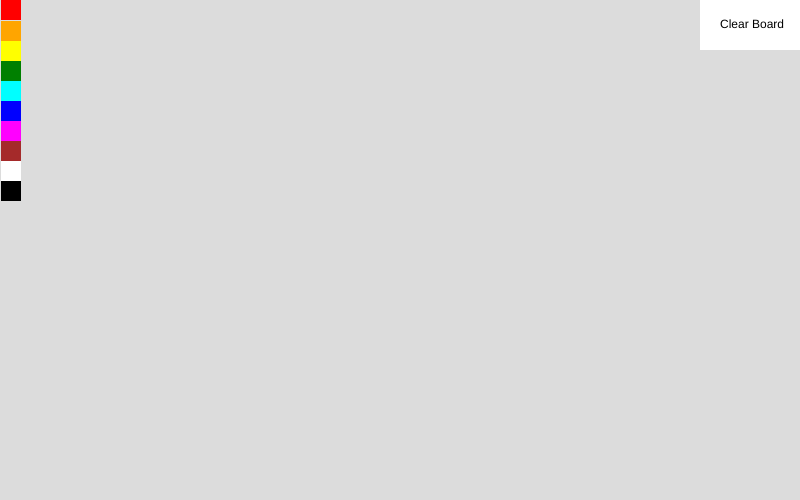
Frame 1 (no input)
Frame 60 (no input): identical to frame 1, image omitted
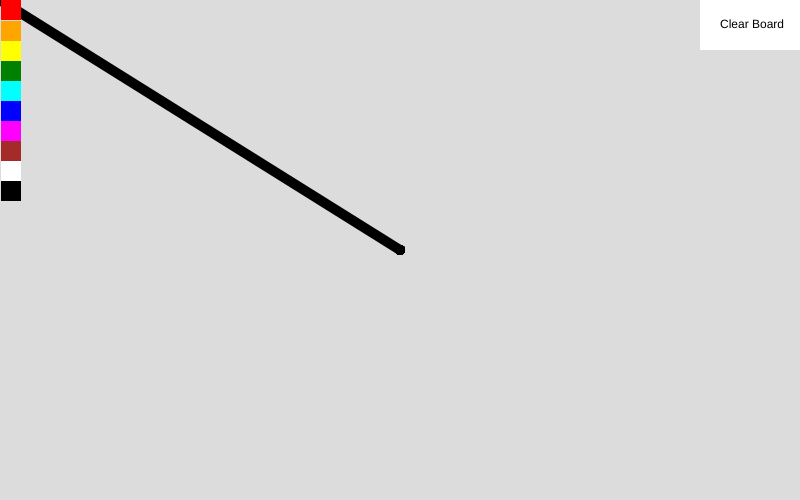
Frame 120 (the mouse pressed at the canvas centre since frame 60)

The p5.js sketch that drew these frames (run headless with seeded random() and noise() and a simulated clock; from frame 60 on, the mouse is pressed at the canvas centre):

// p5.js sketch
// ── sketch.js
var drawColor = 'black';
function setup() {
  createCanvas(800, 500);
  background(220);
  push();
  fill(255);
  noStroke();
  rect(700, 0, 100, 50);
  pop();
  push();
  fill(0);
  noStroke();
  text("Clear Board", 720, 28)
  pop();
}

function draw() {
  drawSquare(1, 0, 20, 'red');
  drawSquare(1, 21, 20, 'orange');
  drawSquare(1, 41, 20, 'yellow');
  drawSquare(1, 61, 20, 'green');
  drawSquare(1, 81, 20, 'cyan');
  drawSquare(1, 101, 20, 'blue');
  drawSquare(1, 121, 20, 'magenta');
  drawSquare(1, 141, 20, 'brown');
  drawSquare(1, 161, 20, 'white');
  drawSquare(1, 181, 20, 'black');

  push();
  fill(255);
  noStroke();
  rect(700, 0, 100, 50);
  pop();
  push();
  noStroke();
  text("Clear Board", 720, 28)
  pop();


  if (mouseIsPressed) {
    if (mouseX <= 20 && mouseY >= 1 && mouseY <= 21) {
      drawColor = 'red';
    } else if (mouseX <= 20 && mouseY >= 21 && mouseY <= 41) {
      drawColor = 'orange';
    } else if (mouseX <= 20 && mouseY >= 41 && mouseY <= 61) {
      drawColor = 'yellow';
    } else if (mouseX <= 20 && mouseY >= 61 && mouseY <= 81) {
      drawColor = 'green';
    } else if (mouseX <= 20 && mouseY >= 81 && mouseY <= 101) {
      drawColor = 'cyan';
    } else if (mouseX <= 20 && mouseY >= 101 && mouseY <= 121) {
      drawColor = 'blue';
    } else if (mouseX <= 20 && mouseY >= 121 && mouseY <= 141) {
      drawColor = 'magenta';
    } else if (mouseX <= 20 && mouseY >= 141 && mouseY <= 161) {
      drawColor = 'brown';
    } else if (mouseX <= 20 && mouseY >= 161 && mouseY <= 181) {
      drawColor = 'white';
    } else if (mouseX <= 20 && mouseY >= 181 && mouseY <= 201) {
      drawColor = 'black';
    } else if(!(mouseX < 26 && mouseY < 206) && !(mouseX >= 695 && mouseY <= 55)) {
      stroke(drawColor);
      strokeWeight(10);
      line(mouseX, mouseY, pmouseX, pmouseY);
    } else if(mouseX >= 700 && mouseY <= 50) {
      clearBoard();
    }
  }
}

function drawSquare(rightSide, leftSide, width, color) {
  push();
  noStroke();
  fill(color);
  square(rightSide, leftSide, width);
  pop();
}

function clearBoard(){
  background(220);
  push();
  fill(255);
  noStroke();
  rect(700, 0, 100, 50);
  pop();
  push();
  noStroke();
  text("Clear Board", 720, 28)
  pop();
}
